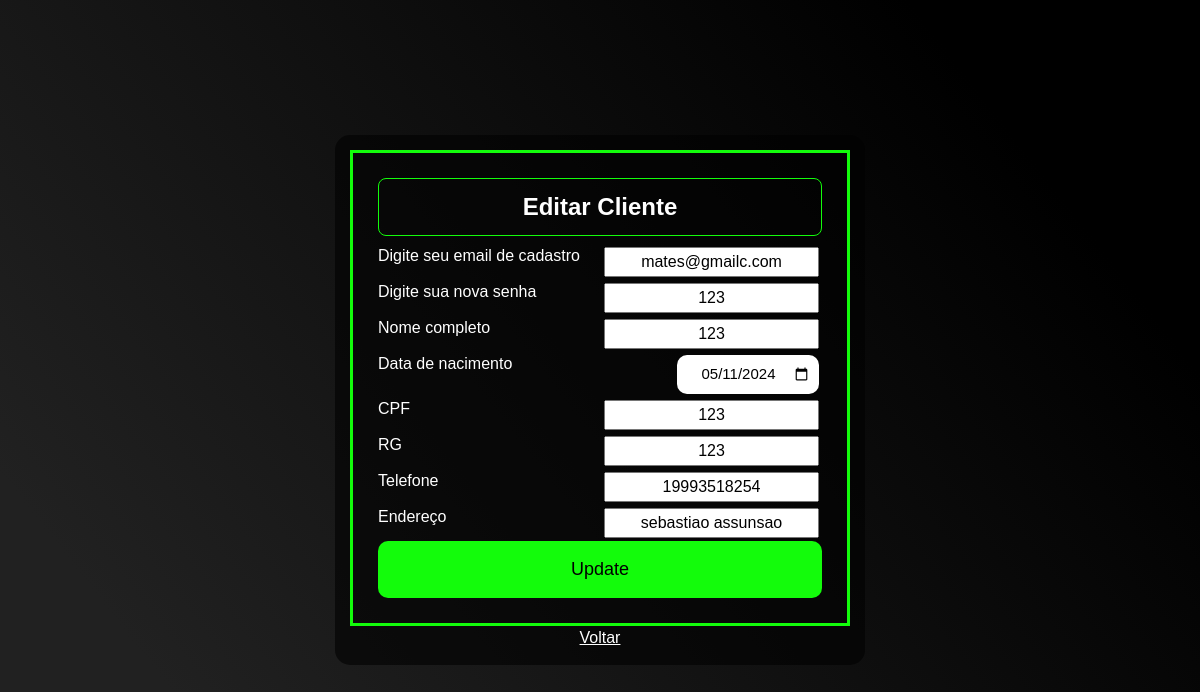
The app's page /edit.php?id=4 with its own data.
### tables this page shows
CREATE TABLE `usuario` (
  `id` int(11) NOT NULL AUTO_INCREMENT,
  `nome` varchar(45) NOT NULL,
  `data_nasc` date NOT NULL,
  `cpf` varchar(45) NOT NULL,
  `rg` varchar(45) NOT NULL,
  `email` varchar(45) NOT NULL,
  `senha` varchar(45) NOT NULL,
  `tel` varchar(45) NOT NULL,
  `endereco` varchar(45) NOT NULL,
  PRIMARY KEY (`id`)
);

### edit.php (the view, shortened to what this page needs)
<?php
if (!empty($_GET['id'])) {
    include_once('config.php');
    $id = $_GET['id'];
    $sqlSelect = "SELECT * FROM usuario WHERE id=$id";
    $result = $conexao->query($sqlSelect);
    if($result->num_rows > 0){
        while($user_data = mysqli_fetch_assoc($result)) {
            $nome = $user_data['nome'];
            $data_nasc = $user_data['data_nasc'];
            $cpf = $user_data['cpf'];
            $rg = $user_data['rg'];
            $tel = $user_data['tel'];
            $endereco = $user_data['endereco'];
            $email = $user_data['email'];
            $senha = $user_data['senha'];
    }
    } else {
        header('Location: system.php');
    }
} else {
    header('Location: system.php');
}
?>
<!DOCTYPE html>
<html lang="en">
<head>
    <link href="https://cdn.jsdelivr.net/npm/bootstrap@5.1.3/dist/css/bootstrap.min.css" rel="stylesheet"
>
    <link rel="stylesheet" href="style.css">
</head>
<body>
    <div class="box">
        <form action="saveEdit.php" method="POST">
            <fieldset>
                <legend><b>Editar Cliente</b></legend>
                <div class="inputBox">
                    <input type="text" name="email" id="email" value="<?php echo $email ?>" required>
                    <label class="labelInput" for="nome">Digite seu email de cadastro</label>
                </div>
                <div class="inputBox">
                    <input type="text" name="senha" id="senha" value="<?php echo $senha ?>" required>
                    <label class="labelInput" for="nome">Digite sua nova senha</label>
                </div>
                <div class="inputBox">
                    <input type="text" name="nome" id="nome" value="<?php echo $nome ?>" required>
                    <label class="labelInput" for="nome">Nome completo</label>
                </div>
                <div class="inputBox">
                    <input type="date" name="data_nasc" id="data_nasc" value="<?php echo $data_nasc ?>" required>
                    <label class="labelInput" for="data_nasc">Data de nacimento</label>
                </div>
                <div class="inputBox">
                    <input type="text" name="cpf" id="cpf" value="<?php echo $cpf ?>" required>
                    <label class="labelInput" for="cpf">CPF</label>
                </div>
                <div class="inputBox">
                    <input type="text" name="rg" id="rg" value="<?php echo $rg ?>" required>
                    <label class="labelInput" for="rg">RG</label>
                </div>
                <div class="inputBox">
                    <input type="tel" name="tel" id="tel" placeholder="(xx) xxxxx-xxxx" value="<?php echo $tel ?>"
                        required>
                    <label class="labelInput" for="tel">Telefone</label>
                </div>
                <div class="inputBox">
                    <input type="text" name="endereco" id="endereco" value="<?php echo $endereco ?>" required>
                    <label class="labelInput" for="endereco">Endereço</label>
                </div>
                <input class="btn-submit" type="submit" name="update" id="uptade" value="Update">
            </fieldset>
        </form>
        <a href="system.php">Voltar</a>
    </div>
</body>
</html>

### style.css (style rules this page uses)
* { font-family: Arial, Helvetica, sans-serif; text-align: center; }
body { background: rgb(33, 33, 33); background: linear-gradient(52deg, rgba(33, 33, 33, 1) 14%, rgba(0, 0, 0, 1) 84%); height: 100vh; margin: 0; gap: 1rem; }
a { color: white; }
.box { color: white; position: relative; background-color: rgba(0, 0, 0, 0.6); padding: 15px; border-radius: 15px; max-width: 100%; }
fieldset { border: 3px solid rgb(19, 252, 11); padding: 25px; }
legend { border: 1px solid rgb(19, 252, 11); padding: 10px; text-align: center; border-radius: 8px; }
.inputBox { position: relative; display: flex; flex-direction: row-reverse; justify-content: space-between; align-items: center; gap: 13px; padding: 3px; }
.labelInput { position: absolute; top: 0px; left: 0px; pointer-events: none; transition: .5s; }
#data_nasc { border: none; padding: 8px; border-radius: 10px; outline: none; font-size: 15px; }
.btn-submit, .btn-submit { background-color: rgb(19, 252, 11); border: none; padding: 15px; width: 100%; border-radius: 10px; color: rgb(0, 0, 0); font-size: 18px; }

### edit.php (style rules this page uses)
body { display: flex; align-items: center; justify-content: center; }
.box { width: 530px; }

### records on screen
usuario: email "mates@gmailc.com", senha "123", nome "123", data_nasc "05/11/2024", cpf "123", rg "123", tel "19993518254", endereco "sebastiao assunsao"
